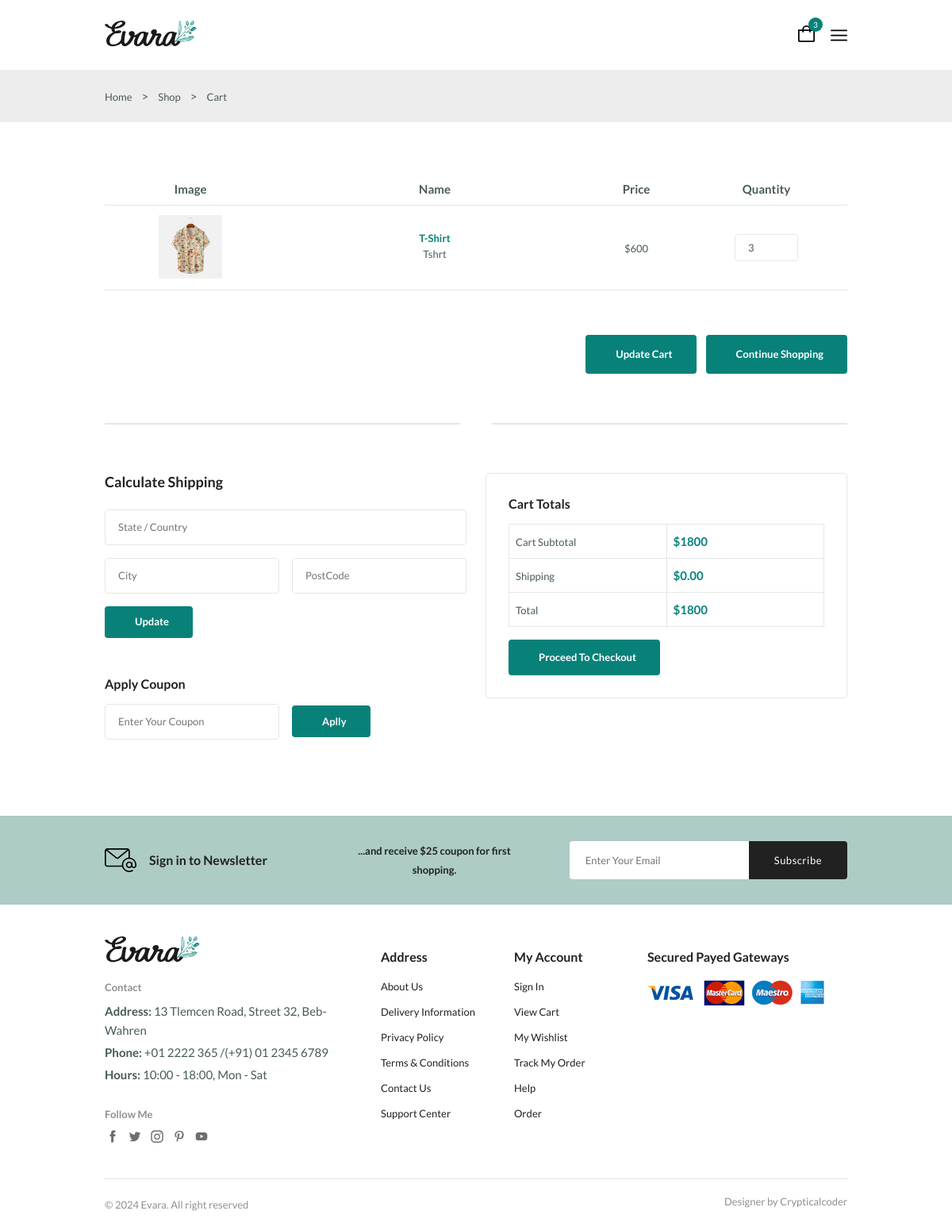
The app's page /cart (signed in) with its own data.
### myapp/models.py (models this page shows)
class Cart(models.Model):
    user = models.ForeignKey(User,on_delete=models.CASCADE)
    product=models.ForeignKey(Product,on_delete=models.CASCADE)
    qty = models.IntegerField()
    def total_price(self):
        return self.qty*self.product.price

class Product(models.Model):
    category = models.ForeignKey(Category,on_delete=models.CASCADE)
    productname = models.CharField(max_length=20)
    price = models.IntegerField()
    qty = models.IntegerField()
    description=models.TextField()
    productImage=models.ImageField(upload_to="productImage")

### myapp/views.py (the view)
# urls.py: path("cart",cart,name="cart"),
@login_required(login_url="loginregister")
def cart(request):
    cartdata = Cart.objects.filter(user=request.user)
    sum = 0
    for cart in cartdata:
        sum += cart.qty*cart.product.price
    return render(request,"cart.html",{"carts":cartdata,"total":sum})

### myapp/templates/cart.html (shortened to what this page needs)
{%extends 'base.html'%}
{%block 'body'%}
      <section class="breadcrumb">
        <ul class="breadcrumb__list flex container">
          <li><a href="index.html" class="breadcrumb__link">Home</a></li>
          <li>></li>
          <li><span class="breadcrumb__link">Shop</span></li>
          <li>></li>
          <li><span class="breadcrumb__link">Cart</span></li>
        </ul>
      </section>
      <section class="cart section--lg container">
        <div class="table__container">
          <table class="table">
            <thead>
              <tr>
                <th>Image</th>
                <th>Name</th>
                <th>Price</th>
                <th>Quantity</th>
              </tr>
            </thead>
            <tbody>
              {%for cart in carts%}
              <tr>
                <td>
                  <img
                    src="media/{{cart.product.productImage}}"
                    alt=""
                    class="table__img"
                  />
                </td>
                <td>
                  <h3 class="table__title">
                   {{cart.product.productname}}
                  </h3>
                  <p class="table__description">
                    {{cart.product.description}}
                  </p>
                </td>
                <td>
                  <span class="table__price">${{cart.product.price}}</span>
                </td>
                <td><input type="number" min="0" value="{{cart.qty}}" class="quantity" onchange="changeqty(value,'{{cart.id}}')" /></td>
              </tr>
              {%endfor%}
            </tbody>
          </table>
        </div>
        <div class="cart__actions">
          <a href="#" class="btn flex btn__md">
             Update Cart
          </a>
          <a href="#" class="btn flex btn__md">
             Continue Shopping
          </a>
        </div>
        <div class="divider">
          <i class="fi fi-rs-fingerprint"></i>
        </div>
        <div class="cart__group grid">
          <div>
            <div class="cart__shippinp">
              <h3 class="section__title">Calculate Shipping</h3>
              <form action="" class="form grid">
                <input
                  type="text"
                  class="form__input"
                  placeholder="State / Country"
                />
                <div class="form__group grid">
                  <input type="text" class="form__input" placeholder="City" />
                  <input
                    type="text"
                    class="form__input"
                    placeholder="PostCode"
                  />
                </div>
                <div class="form__btn">
                  <button class="btn flex btn--sm">
                     Update
                  </button>
                </div>
              </form>
            </div>
            <div class="cart__coupon">
              <h3 class="section__title">Apply Coupon</h3>
              <form action="" class="coupon__form form grid">
                <div class="form__group grid">
                  <input
                    type="text"
                    class="form__input"
                    placeholder="Enter Your Coupon"
                  />
                  <div class="form__btn">
                    <button class="btn flex btn--sm">
                       Aplly
                    </button>
                  </div>
                </div>
              </form>
            </div>
          </div>
          <div class="cart__total">
            <h3 class="section__title">Cart Totals</h3>
            <table class="cart__total-table">
                <tr>
                  <td><span class="cart__total-title">Cart Subtotal</span></td>
                  <td><span class="cart__total-price">${{total}}</span></td>
                </tr>
                <tr>
                  <td><span class="cart__total-title">Shipping</span></td>
                  <td><span class="cart__total-price">$0.00</span></td>
                </tr>
                <tr>
                  <td><span class="cart__total-title">Total</span></td>
                  <td><span class="cart__total-price">${{total}}</span></td>
                </tr>
            </table>
            <a href="{%url 'checkout'%}" class="btn flex btn--md">
               Proceed To Checkout
            </a>
          </div>
        </div>
      </section>
  {%endblock 'body'%}

### records on screen
Cart: product.productImage (picture), product.productname "T-Shirt", product.description "Tshrt", product.price "600", qty "3"

### other values on screen
{{ total }} "1800"
